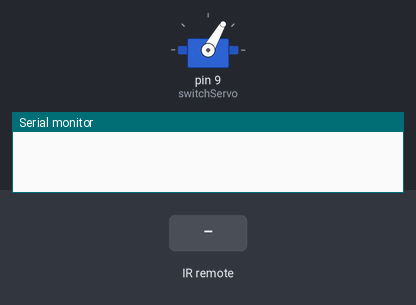
A program run on a simulated Arduino Nano, built with avr-gcc and run on an emulated ATmega328P. Parts: servo, the last lines printed to the serial monitor. The inputs (shaded band) are chosen by the test bench.

Above: at 1.7 s.
1.8 s: infrared code 0x802F06 received
At 2.28 s:
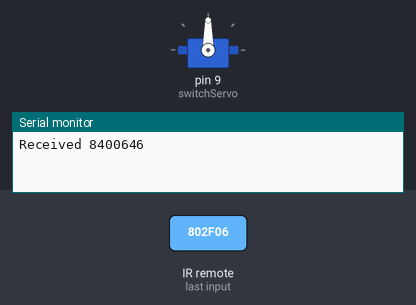
4.2 s: infrared code 0x802F18 received
At 4.68 s:
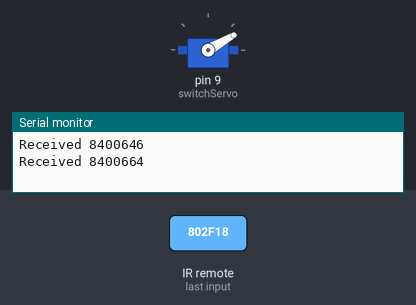
7.2 s: infrared code 0x802F06 received
At 8.25 s:
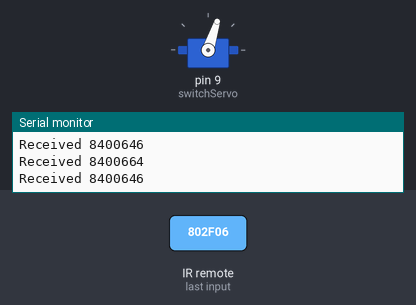
Timing chart, 0 to 10.2 s (numbered marks = the images above; inputs shaded):
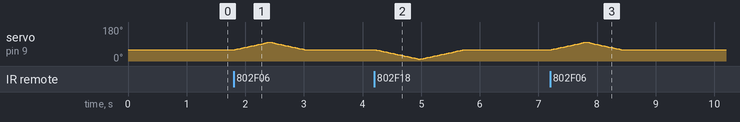

The program:

main.cpp
```cpp
#include <Arduino.h>
#include <Servo.h>
#include <RCSwitch.h>

Servo switchServo;
RCSwitch mySwitch = RCSwitch();

int pos = 0;
const int offPosition = 10;
const int neutralPosition = 60;
const int onPosition = 100;
void switchNeutral(){
    switchServo.attach(9);
    switchServo.write(neutralPosition);
    delay(500);
    switchServo.detach();
}
void switchOn(){
    switchServo.attach(9);
    for(pos = neutralPosition; pos < onPosition; pos += 1)  // goes from 60 degrees to 100 degrees
    {                                  // in steps of 1 degree
        switchServo.write(pos);              // tell servo to go to position in variable 'pos'
        delay(15);                       // waits 15ms for the servo to reach the position
    }
    for(pos = onPosition; pos>=neutralPosition; pos-=1)     // goes from 100 degrees to 60 degrees
    {
        switchServo.write(pos);              // tell servo to go to position in variable 'pos'
        delay(15);                       // waits 15ms for the servo to reach the position
    }
    switchServo.detach();
}
void switchOff(){
    switchServo.attach(9);
    for(pos = neutralPosition; pos>=offPosition; pos-=1)     // goes from 60 degrees to 20 degrees
    {
        switchServo.write(pos);              // tell servo to go to position in variable 'pos'
        delay(15);                       // waits 15ms for the servo to reach the position
    }
    for(pos = offPosition; pos < neutralPosition; pos += 1)  // goes from 20 degrees to 60 degrees
    {                                  // in steps of 1 degree
        switchServo.write(pos);              // tell servo to go to position in variable 'pos'
        delay(15);                       // waits 15ms for the servo to reach the position
    }
    switchServo.detach();
}

void setup() {
    Serial.begin(9600);
    switchNeutral();
    mySwitch.enableReceive(0); // Receiver on interrupt 0 => that is pin #2
}
void loop() {
    if (mySwitch.available()) {
        long deviceCode = mySwitch.getReceivedValue();
        Serial.print("Received ");
        Serial.println(deviceCode);
        if(mySwitch.getReceivedValue() == 8400646){
            switchOn();
        } else if(deviceCode == 8400664){
            switchOff();
        }
        mySwitch.resetAvailable();
    }
}
```

Measured:
- after the input at 1.8 s, servo on pin 9 (switchServo): rises from 60° to 100° in 0.57 s, then falls to 60° in 0.60 s
- after the input at 7.2 s, servo on pin 9 (switchServo): rises from 59° to 100° in 0.60 s, then falls to 60° in 0.60 s
